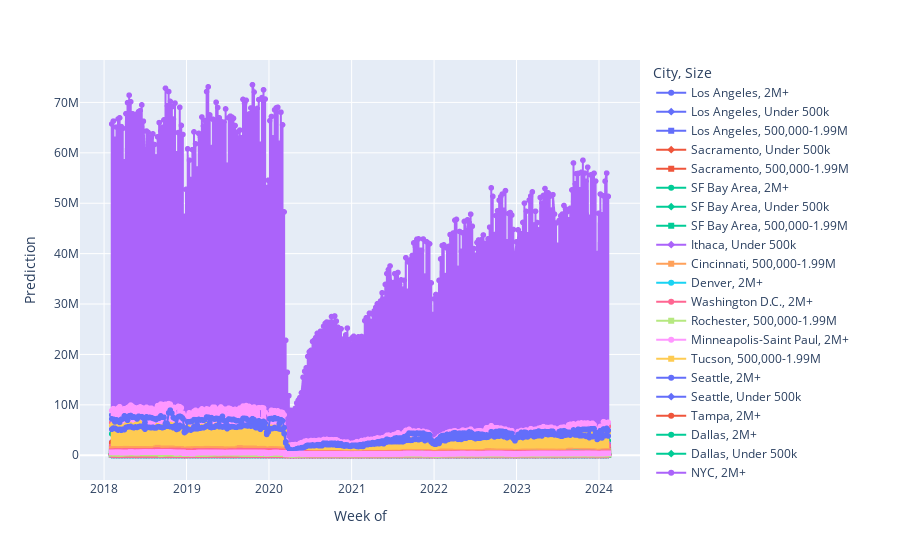

The notebook cell saved with this chart:
### Code cell
fig1 = px.line(data_upt, x="Week of", y="Prediction", color="City", symbol="Size")
fig1

### Figure 1 — Plotly figure (JSON) as saved in the notebook; plotly's stock layout.template omitted (floating-point values rounded to 4 significant figures; data arrays with more than 128 entries replaced by an {"elided": "..."} marker saying what was removed)
{"data": [{"hovertemplate": "City=Los Angeles<br>Size=2M+<br>Week of=%{x}<br>Prediction=%{y}<extra></extra>", "legendgroup": "Los Angeles, 2M+", "line": {"color": "#636efa", "dash": "solid"}, "marker": {"symbol": "circle"}, "mode": "lines+markers", "name": "Los Angeles, 2M+", "showlegend": true, "type": "scattergl", "x": {"elided": "3150 str values"}, "xaxis": "x", "y": {"elided": "3150 int values"}, "yaxis": "y"}, {"hovertemplate": "City=Los Angeles<br>Size=Under 500k<br>Week of=%{x}<br>Prediction=%{y}<extra></extra>", "legendgroup": "Los Angeles, Under 500k", "line": {"color": "#636efa", "dash": "solid"}, "marker": {"symbol": "diamond"}, "mode": "lines+markers", "name": "Los Angeles, Under 500k", "showlegend": true, "type": "scattergl", "x": {"elided": "315 str values"}, "xaxis": "x", "y": {"elided": "315 int values"}, "yaxis": "y"}, {"hovertemplate": "City=Los Angeles<br>Size=500,000-1.99M<br>Week of=%{x}<br>Prediction=%{y}<extra></extra>", "legendgroup": "Los Angeles, 500,000-1.99M", "line": {"color": "#636efa", "dash": "solid"}, "marker": {"symbol": "square"}, "mode": "lines+markers", "name": "Los Angeles, 500,000-1.99M", "showlegend": true, "type": "scattergl", "x": {"elided": "630 str values"}, "xaxis": "x", "y": {"elided": "630 int values"}, "yaxis": "y"}, {"hovertemplate": "City=Sacramento<br>Size=Under 500k<br>Week of=%{x}<br>Prediction=%{y}<extra></extra>", "legendgroup": "Sacramento, Under 500k", "line": {"color": "#EF553B", "dash": "solid"}, "marker": {"symbol": "diamond"}, "mode": "lines+markers", "name": "Sacramento, Under 500k", "showlegend": true, "type": "scattergl", "x": {"elided": "315 str values"}, "xaxis": "x", "y": {"elided": "315 int values"}, "yaxis": "y"}, {"hovertemplate": "City=Sacramento<br>Size=500,000-1.99M<br>Week of=%{x}<br>Prediction=%{y}<extra></extra>", "legendgroup": "Sacramento, 500,000-1.99M", "line": {"color": "#EF553B", "dash": "solid"}, "marker": {"symbol": "square"}, "mode": "lines+markers", "name": "Sacramento, 500,000-1.99M", "showlegend": true, "type": "scattergl", "x": {"elided": "630 str values"}, "xaxis": "x", "y": {"elided": "630 int values"}, "yaxis": "y"}, {"hovertemplate": "City=SF Bay Area<br>Size=2M+<br>Week of=%{x}<br>Prediction=%{y}<extra></extra>", "legendgroup": "SF Bay Area, 2M+", "line": {"color": "#00cc96", "dash": "solid"}, "marker": {"symbol": "circle"}, "mode": "lines+markers", "name": "SF Bay Area, 2M+", "showlegend": true, "type": "scattergl", "x": {"elided": "2205 str values"}, "xaxis": "x", "y": {"elided": "2205 int values"}, "yaxis": "y"}, {"hovertemplate": "City=SF Bay Area<br>Size=Under 500k<br>Week of=%{x}<br>Prediction=%{y}<extra></extra>", "legendgroup": "SF Bay Area, Under 500k", "line": {"color": "#00cc96", "dash": "solid"}, "marker": {"symbol": "diamond"}, "mode": "lines+markers", "name": "SF Bay Area, Under 500k", "showlegend": true, "type": "scattergl", "x": {"elided": "945 str values"}, "xaxis": "x", "y": {"elided": "945 int values"}, "yaxis": "y"}, {"hovertemplate": "City=SF Bay Area<br>Size=500,000-1.99M<br>Week of=%{x}<br>Prediction=%{y}<extra></extra>", "legendgroup": "SF Bay Area, 500,000-1.99M", "line": {"color": "#00cc96", "dash": "solid"}, "marker": {"symbol": "square"}, "mode": "lines+markers", "name": "SF Bay Area, 500,000-1.99M", "showlegend": true, "type": "scattergl", "x": {"elided": "945 str values"}, "xaxis": "x", "y": {"elided": "945 int values"}, "yaxis": "y"}, {"hovertemplate": "City=Ithaca<br>Size=Under 500k<br>Week of=%{x}<br>Prediction=%{y}<extra></extra>", "legendgroup": "Ithaca, Under 500k", "line": {"color": "#ab63fa", "dash": "solid"}, "marker": {"symbol": "diamond"}, "mode": "lines+markers", "name": "Ithaca, Under 500k", "showlegend": true, "type": "scattergl", "x": {"elided": "315 str values"}, "xaxis": "x", "y": {"elided": "315 int values"}, "yaxis": "y"}, {"hovertemplate": "City=Cincinnati<br>Size=500,000-1.99M<br>Week of=%{x}<br>Prediction=%{y}<extra></extra>", "legendgroup": "Cincinnati, 500,000-1.99M", "line": {"color": "#FFA15A", "dash": "solid"}, "marker": {"symbol": "square"}, "mode": "lines+markers", "name": "Cincinnati, 500,000-1.99M", "showlegend": true, "type": "scattergl", "x": {"elided": "630 str values"}, "xaxis": "x", "y": {"elided": "630 int values"}, "yaxis": "y"}, {"hovertemplate": "City=Denver<br>Size=2M+<br>Week of=%{x}<br>Prediction=%{y}<extra></extra>", "legendgroup": "Denver, 2M+", "line": {"color": "#19d3f3", "dash": "solid"}, "marker": {"symbol": "circle"}, "mode": "lines+markers", "name": "Denver, 2M+", "showlegend": true, "type": "scattergl", "x": {"elided": "315 str values"}, "xaxis": "x", "y": {"elided": "315 int values"}, "yaxis": "y"}, {"hovertemplate": "City=Washington D.C.<br>Size=2M+<br>Week of=%{x}<br>Prediction=%{y}<extra></extra>", "legendgroup": "Washington D.C., 2M+", "line": {"color": "#FF6692", "dash": "solid"}, "marker": {"symbol": "circle"}, "mode": "lines+markers", "name": "Washington D.C., 2M+", "showlegend": true, "type": "scattergl", "x": {"elided": "2835 str values"}, "xaxis": "x", "y": {"elided": "2835 int values"}, "yaxis": "y"}, {"hovertemplate": "City=Rochester<br>Size=500,000-1.99M<br>Week of=%{x}<br>Prediction=%{y}<extra></extra>", "legendgroup": "Rochester, 500,000-1.99M", "line": {"color": "#B6E880", "dash": "solid"}, "marker": {"symbol": "square"}, "mode": "lines+markers", "name": "Rochester, 500,000-1.99M", "showlegend": true, "type": "scattergl", "x": {"elided": "315 str values"}, "xaxis": "x", "y": {"elided": "315 int values"}, "yaxis": "y"}, {"hovertemplate": "City=Minneapolis-Saint Paul<br>Size=2M+<br>Week of=%{x}<br>Prediction=%{y}<extra></extra>", "legendgroup": "Minneapolis-Saint Paul, 2M+", "line": {"color": "#FF97FF", "dash": "solid"}, "marker": {"symbol": "circle"}, "mode": "lines+markers", "name": "Minneapolis-Saint Paul, 2M+", "showlegend": true, "type": "scattergl", "x": {"elided": "630 str values"}, "xaxis": "x", "y": {"elided": "630 int values"}, "yaxis": "y"}, {"hovertemplate": "City=Tucson<br>Size=500,000-1.99M<br>Week of=%{x}<br>Prediction=%{y}<extra></extra>", "legendgroup": "Tucson, 500,000-1.99M", "line": {"color": "#FECB52", "dash": "solid"}, "marker": {"symbol": "square"}, "mode": "lines+markers", "name": "Tucson, 500,000-1.99M", "showlegend": true, "type": "scattergl", "x": {"elided": "315 str values"}, "xaxis": "x", "y": {"elided": "315 int values"}, "yaxis": "y"}, {"hovertemplate": "City=Seattle<br>Size=2M+<br>Week of=%{x}<br>Prediction=%{y}<extra></extra>", "legendgroup": "Seattle, 2M+", "line": {"color": "#636efa", "dash": "solid"}, "marker": {"symbol": "circle"}, "mode": "lines+markers", "name": "Seattle, 2M+", "showlegend": true, "type": "scattergl", "x": {"elided": "1260 str values"}, "xaxis": "x", "y": {"elided": "1260 int values"}, "yaxis": "y"}, {"hovertemplate": "City=Seattle<br>Size=Under 500k<br>Week of=%{x}<br>Prediction=%{y}<extra></extra>", "legendgroup": "Seattle, Under 500k", "line": {"color": "#636efa", "dash": "solid"}, "marker": {"symbol": "diamond"}, "mode": "lines+markers", "name": "Seattle, Under 500k", "showlegend": true, "type": "scattergl", "x": {"elided": "315 str values"}, "xaxis": "x", "y": {"elided": "315 int values"}, "yaxis": "y"}, {"hovertemplate": "City=Tampa<br>Size=2M+<br>Week of=%{x}<br>Prediction=%{y}<extra></extra>", "legendgroup": "Tampa, 2M+", "line": {"color": "#EF553B", "dash": "solid"}, "marker": {"symbol": "circle"}, "mode": "lines+markers", "name": "Tampa, 2M+", "showlegend": true, "type": "scattergl", "x": {"elided": "630 str values"}, "xaxis": "x", "y": {"elided": "630 int values"}, "yaxis": "y"}, {"hovertemplate": "City=Dallas<br>Size=2M+<br>Week of=%{x}<br>Prediction=%{y}<extra></extra>", "legendgroup": "Dallas, 2M+", "line": {"color": "#00cc96", "dash": "solid"}, "marker": {"symbol": "circle"}, "mode": "lines+markers", "name": "Dallas, 2M+", "showlegend": true, "type": "scattergl", "x": {"elided": "630 str values"}, "xaxis": "x", "y": {"elided": "630 int values"}, "yaxis": "y"}, {"hovertemplate": "City=Dallas<br>Size=Under 500k<br>Week of=%{x}<br>Prediction=%{y}<extra></extra>", "legendgroup": "Dallas, Under 500k", "line": {"color": "#00cc96", "dash": "solid"}, "marker": {"symbol": "diamond"}, "mode": "lines+markers", "name": "Dallas, Under 500k", "showlegend": true, "type": "scattergl", "x": {"elided": "315 str values"}, "xaxis": "x", "y": {"elided": "315 int values"}, "yaxis": "y"}, {"hovertemplate": "City=NYC<br>Size=2M+<br>Week of=%{x}<br>Prediction=%{y}<extra></extra>", "legendgroup": "NYC, 2M+", "line": {"color": "#ab63fa", "dash": "solid"}, "marker": {"symbol": "circle"}, "mode": "lines+markers", "name": "NYC, 2M+", "showlegend": true, "type": "scattergl", "x": {"elided": "1890 str values"}, "xaxis": "x", "y": {"elided": "1890 int values"}, "yaxis": "y"}, {"hovertemplate": "City=Orlando<br>Size=500,000-1.99M<br>Week of=%{x}<br>Prediction=%{y}<extra></extra>", "legendgroup": "Orlando, 500,000-1.99M", "line": {"color": "#FFA15A", "dash": "solid"}, "marker": {"symbol": "square"}, "mode": "lines+markers", "name": "Orlando, 500,000-1.99M", "showlegend": true, "type": "scattergl", "x": {"elided": "630 str values"}, "xaxis": "x", "y": {"elided": "630 int values"}, "yaxis": "y"}, {"hovertemplate": "City=Phoenix<br>Size=2M+<br>Week of=%{x}<br>Prediction=%{y}<extra></extra>", "legendgroup": "Phoenix, 2M+", "line": {"color": "#19d3f3", "dash": "solid"}, "marker": {"symbol": "circle"}, "mode": "lines+markers", "name": "Phoenix, 2M+", "showlegend": true, "type": "scattergl", "x": {"elided": "315 str values"}, "xaxis": "x", "y": {"elided": "315 int values"}, "yaxis": "y"}, {"hovertemplate": "City=Santa Cruz<br>Size=Under 500k<br>Week of=%{x}<br>Prediction=%{y}<extra></extra>", "legendgroup": "Santa Cruz, Under 500k", "line": {"color": "#FF6692", "dash": "solid"}, "marker": {"symbol": "diamond"}, "mode": "lines+markers", "name": "Santa Cruz, Under 500k", "showlegend": true, "type": "scattergl", "x": {"elided": "315 str values"}, "xaxis": "x", "y": {"elided": "315 int values"}, "yaxis": "y"}, {"hovertemplate": "City=Raleigh<br>Size=Under 500k<br>Week of=%{x}<br>Prediction=%{y}<extra></extra>", "legendgroup": "Raleigh, Under 500k", "line": {"color": "#B6E880", "dash": "solid"}, "marker": {"symbol": "diamond"}, "mode": "lines+markers", "name": "Raleigh, Under 500k", "showlegend": true, "type": "scattergl", "x": {"elided": "630 str values"}, "xaxis": "x", "y": {"elided": "630 int values"}, "yaxis": "y"}, {"hovertemplate": "City=Raleigh<br>Size=500,000-1.99M<br>Week of=%{x}<br>Prediction=%{y}<extra></extra>", "legendgroup": "Raleigh, 500,000-1.99M", "line": {"color": "#B6E880", "dash": "solid"}, "marker": {"symbol": "square"}, "mode": "lines+markers", "name": "Raleigh, 500,000-1.99M", "showlegend": true, "type": "scattergl", "x": {"elided": "315 str values"}, "xaxis": "x", "y": {"elided": "315 int values"}, "yaxis": "y"}, {"hovertemplate": "City=Albany<br>Size=500,000-1.99M<br>Week of=%{x}<br>Prediction=%{y}<extra></extra>", "legendgroup": "Albany, 500,000-1.99M", "line": {"color": "#FF97FF", "dash": "solid"}, "marker": {"symbol": "square"}, "mode": "lines+markers", "name": "Albany, 500,000-1.99M", "showlegend": true, "type": "scattergl", "x": {"elided": "315 str values"}, "xaxis": "x", "y": {"elided": "315 int values"}, "yaxis": "y"}, {"hovertemplate": "City=Salt Lake City<br>Size=500,000-1.99M<br>Week of=%{x}<br>Prediction=%{y}<extra></extra>", "legendgroup": "Salt Lake City, 500,000-1.99M", "line": {"color": "#FECB52", "dash": "solid"}, "marker": {"symbol": "square"}, "mode": "lines+markers", "name": "Salt Lake City, 500,000-1.99M", "showlegend": true, "type": "scattergl", "x": {"elided": "315 str values"}, "xaxis": "x", "y": {"elided": "315 int values"}, "yaxis": "y"}, {"hovertemplate": "City=Las Vegas<br>Size=500,000-1.99M<br>Week of=%{x}<br>Prediction=%{y}<extra></extra>", "legendgroup": "Las Vegas, 500,000-1.99M", "line": {"color": "#636efa", "dash": "solid"}, "marker": {"symbol": "square"}, "mode": "lines+markers", "name": "Las Vegas, 500,000-1.99M", "showlegend": true, "type": "scattergl", "x": {"elided": "315 str values"}, "xaxis": "x", "y": {"elided": "315 int values"}, "yaxis": "y"}, {"hovertemplate": "City=St. Louis<br>Size=2M+<br>Week of=%{x}<br>Prediction=%{y}<extra></extra>", "legendgroup": "St. Louis, 2M+", "line": {"color": "#EF553B", "dash": "solid"}, "marker": {"symbol": "circle"}, "mode": "lines+markers", "name": "St. Louis, 2M+", "showlegend": true, "type": "scattergl", "x": {"elided": "630 str values"}, "xaxis": "x", "y": {"elided": "630 int values"}, "yaxis": "y"}, {"hovertemplate": "City=Jacksonville<br>Size=500,000-1.99M<br>Week of=%{x}<br>Prediction=%{y}<extra></extra>", "legendgroup": "Jacksonville, 500,000-1.99M", "line": {"color": "#00cc96", "dash": "solid"}, "marker": {"symbol": "square"}, "mode": "lines+markers", "name": "Jacksonville, 500,000-1.99M", "showlegend": true, "type": "scattergl", "x": {"elided": "315 str values"}, "xaxis": "x", "y": {"elided": "315 int values"}, "yaxis": "y"}, {"hovertemplate": "City=Spokane<br>Size=Under 500k<br>Week of=%{x}<br>Prediction=%{y}<extra></extra>", "legendgroup": "Spokane, Under 500k", "line": {"color": "#ab63fa", "dash": "solid"}, "marker": {"symbol": "diamond"}, "mode": "lines+markers", "name": "Spokane, Under 500k", "showlegend": true, "type": "scattergl", "x": {"elided": "315 str values"}, "xaxis": "x", "y": {"elided": "315 int values"}, "yaxis": "y"}, {"hovertemplate": "City=Buffalo<br>Size=500,000-1.99M<br>Week of=%{x}<br>Prediction=%{y}<extra></extra>", "legendgroup": "Buffalo, 500,000-1.99M", "line": {"color": "#FFA15A", "dash": "solid"}, "marker": {"symbol": "square"}, "mode": "lines+markers", "name": "Buffalo, 500,000-1.99M", "showlegend": true, "type": "scattergl", "x": {"elided": "315 str values"}, "xaxis": "x", "y": {"elided": "315 int values"}, "yaxis": "y"}, {"hovertemplate": "City=Miami<br>Size=2M+<br>Week of=%{x}<br>Prediction=%{y}<extra></extra>", "legendgroup": "Miami, 2M+", "line": {"color": "#19d3f3", "dash": "solid"}, "marker": {"symbol": "circle"}, "mode": "lines+markers", "name": "Miami, 2M+", "showlegend": true, "type": "scattergl", "x": {"elided": "1260 str values"}, "xaxis": "x", "y": {"elided": "1260 int values"}, "yaxis": "y"}, {"hovertemplate": "City=Portland<br>Size=500,000-1.99M<br>Week of=%{x}<br>Prediction=%{y}<extra></extra>", "legendgroup": "Portland, 500,000-1.99M", "line": {"color": "#FF6692", "dash": "solid"}, "marker": {"symbol": "square"}, "mode": "lines+markers", "name": "Portland, 500,000-1.99M", "showlegend": true, "type": "scattergl", "x": {"elided": "315 str values"}, "xaxis": "x", "y": {"elided": "315 int values"}, "yaxis": "y"}, {"hovertemplate": "City=Modesto<br>Size=Under 500k<br>Week of=%{x}<br>Prediction=%{y}<extra></extra>", "legendgroup": "Modesto, Under 500k", "line": {"color": "#B6E880", "dash": "solid"}, "marker": {"symbol": "diamond"}, "mode": "lines+markers", "name": "Modesto, Under 500k", "showlegend": true, "type": "scattergl", "x": {"elided": "315 str values"}, "xaxis": "x", "y": {"elided": "315 int values"}, "yaxis": "y"}, {"hovertemplate": "City=Chicago<br>Size=2M+<br>Week of=%{x}<br>Prediction=%{y}<extra></extra>", "legendgroup": "Chicago, 2M+", "line": {"color": "#FF97FF", "dash": "solid"}, "marker": {"symbol": "circle"}, "mode": "lines+markers", "name": "Chicago, 2M+", "showlegend": true, "type": "scattergl", "x": {"elided": "945 str values"}, "xaxis": "x", "y": {"elided": "945 int values"}, "yaxis": "y"}, {"hovertemplate": "City=Delaware<br>Size=2M+<br>Week of=%{x}<br>Prediction=%{y}<extra></extra>", "legendgroup": "Delaware, 2M+", "line": {"color": "#FECB52", "dash": "solid"}, "marker": {"symbol": "circle"}, "mode": "lines+markers", "name": "Delaware, 2M+", "showlegend": true, "type": "scattergl", "x": {"elided": "315 str values"}, "xaxis": "x", "y": {"elided": "315 int values"}, "yaxis": "y"}, {"hovertemplate": "City=Stockton<br>Size=Under 500k<br>Week of=%{x}<br>Prediction=%{y}<extra></extra>", "legendgroup": "Stockton, Under 500k", "line": {"color": "#636efa", "dash": "solid"}, "marker": {"symbol": "diamond"}, "mode": "lines+markers", "name": "Stockton, Under 500k", "showlegend": true, "type": "scattergl", "x": {"elided": "315 str values"}, "xaxis": "x", "y": {"elided": "315 int values"}, "yaxis": "y"}, {"hovertemplate": "City=Atlanta<br>Size=2M+<br>Week of=%{x}<br>Prediction=%{y}<extra></extra>", "legendgroup": "Atlanta, 2M+", "line": {"color": "#EF553B", "dash": "solid"}, "marker": {"symbol": "circle"}, "mode": "lines+markers", "name": "Atlanta, 2M+", "showlegend": true, "type": "scattergl", "x": {"elided": "315 str values"}, "xaxis": "x", "y": {"elided": "315 int values"}, "yaxis": "y"}, {"hovertemplate": "City=Louisville<br>Size=500,000-1.99M<br>Week of=%{x}<br>Prediction=%{y}<extra></extra>", "legendgroup": "Louisville, 500,000-1.99M", "line": {"color": "#00cc96", "dash": "solid"}, "marker": {"symbol": "square"}, "mode": "lines+markers", "name": "Louisville, 500,000-1.99M", "showlegend": true, "type": "scattergl", "x": {"elided": "315 str values"}, "xaxis": "x", "y": {"elided": "315 int values"}, "yaxis": "y"}, {"hovertemplate": "City=Richmond<br>Size=500,000-1.99M<br>Week of=%{x}<br>Prediction=%{y}<extra></extra>", "legendgroup": "Richmond, 500,000-1.99M", "line": {"color": "#ab63fa", "dash": "solid"}, "marker": {"symbol": "square"}, "mode": "lines+markers", "name": "Richmond, 500,000-1.99M", "showlegend": true, "type": "scattergl", "x": {"elided": "315 str values"}, "xaxis": "x", "y": {"elided": "315 int values"}, "yaxis": "y"}, {"hovertemplate": "City=Dayton<br>Size=500,000-1.99M<br>Week of=%{x}<br>Prediction=%{y}<extra></extra>", "legendgroup": "Dayton, 500,000-1.99M", "line": {"color": "#FFA15A", "dash": "solid"}, "marker": {"symbol": "square"}, "mode": "lines+markers", "name": "Dayton, 500,000-1.99M", "showlegend": true, "type": "scattergl", "x": {"elided": "315 str values"}, "xaxis": "x", "y": {"elided": "315 int values"}, "yaxis": "y"}, {"hovertemplate": "City=Nashville<br>Size=500,000-1.99M<br>Week of=%{x}<br>Prediction=%{y}<extra></extra>", "legendgroup": "Nashville, 500,000-1.99M", "line": {"color": "#19d3f3", "dash": "solid"}, "marker": {"symbol": "square"}, "mode": "lines+markers", "name": "Nashville, 500,000-1.99M", "showlegend": true, "type": "scattergl", "x": {"elided": "315 str values"}, "xaxis": "x", "y": {"elided": "315 int values"}, "yaxis": "y"}, {"hovertemplate": "City=Indianapolis<br>Size=500,000-1.99M<br>Week of=%{x}<br>Prediction=%{y}<extra></extra>", "legendgroup": "Indianapolis, 500,000-1.99M", "line": {"color": "#FF6692", "dash": "solid"}, "marker": {"symbol": "square"}, "mode": "lines+markers", "name": "Indianapolis, 500,000-1.99M", "showlegend": true, "type": "scattergl", "x": {"elided": "315 str values"}, "xaxis": "x", "y": {"elided": "315 int values"}, "yaxis": "y"}, {"hovertemplate": "City=Charlotte<br>Size=500,000-1.99M<br>Week of=%{x}<br>Prediction=%{y}<extra></extra>", "legendgroup": "Charlotte, 500,000-1.99M", "line": {"color": "#B6E880", "dash": "solid"}, "marker": {"symbol": "square"}, "mode": "lines+markers", "name": "Charlotte, 500,000-1.99M", "showlegend": true, "type": "scattergl", "x": {"elided": "315 str values"}, "xaxis": "x", "y": {"elided": "315 int values"}, "yaxis": "y"}, {"hovertemplate": "City=Providence<br>Size=Under 500k<br>Week of=%{x}<br>Prediction=%{y}<extra></extra>", "legendgroup": "Providence, Under 500k", "line": {"color": "#FF97FF", "dash": "solid"}, "marker": {"symbol": "diamond"}, "mode": "lines+markers", "name": "Providence, Under 500k", "showlegend": true, "type": "scattergl", "x": {"elided": "315 str values"}, "xaxis": "x", "y": {"elided": "315 int values"}, "yaxis": "y"}, {"hovertemplate": "City=Reno<br>Size=Under 500k<br>Week of=%{x}<br>Prediction=%{y}<extra></extra>", "legendgroup": "Reno, Under 500k", "line": {"color": "#FECB52", "dash": "solid"}, "marker": {"symbol": "diamond"}, "mode": "lines+markers", "name": "Reno, Under 500k", "showlegend": true, "type": "scattergl", "x": {"elided": "315 str values"}, "xaxis": "x", "y": {"elided": "315 int values"}, "yaxis": "y"}, {"hovertemplate": "City=Cleveland<br>Size=500,000-1.99M<br>Week of=%{x}<br>Prediction=%{y}<extra></extra>", "legendgroup": "Cleveland, 500,000-1.99M", "line": {"color": "#636efa", "dash": "solid"}, "marker": {"symbol": "square"}, "mode": "lines+markers", "name": "Cleveland, 500,000-1.99M", "showlegend": true, "type": "scattergl", "x": {"elided": "945 str values"}, "xaxis": "x", "y": {"elided": "945 int values"}, "yaxis": "y"}, {"hovertemplate": "City=San Diego<br>Size=2M+<br>Week of=%{x}<br>Prediction=%{y}<extra></extra>", "legendgroup": "San Diego, 2M+", "line": {"color": "#EF553B", "dash": "solid"}, "marker": {"symbol": "circle"}, "mode": "lines+markers", "name": "San Diego, 2M+", "showlegend": true, "type": "scattergl", "x": {"elided": "630 str values"}, "xaxis": "x", "y": {"elided": "630 int values"}, "yaxis": "y"}, {"hovertemplate": "City=Detroit<br>Size=2M+<br>Week of=%{x}<br>Prediction=%{y}<extra></extra>", "legendgroup": "Detroit, 2M+", "line": {"color": "#00cc96", "dash": "solid"}, "marker": {"symbol": "circle"}, "mode": "lines+markers", "name": "Detroit, 2M+", "showlegend": true, "type": "scattergl", "x": {"elided": "630 str values"}, "xaxis": "x", "y": {"elided": "630 int values"}, "yaxis": "y"}, {"hovertemplate": "City=Oahu<br>Size=500,000-1.99M<br>Week of=%{x}<br>Prediction=%{y}<extra></extra>", "legendgroup": "Oahu, 500,000-1.99M", "line": {"color": "#ab63fa", "dash": "solid"}, "marker": {"symbol": "square"}, "mode": "lines+markers", "name": "Oahu, 500,000-1.99M", "showlegend": true, "type": "scattergl", "x": {"elided": "315 str values"}, "xaxis": "x", "y": {"elided": "315 int values"}, "yaxis": "y"}, {"hovertemplate": "City=New Orleans<br>Size=500,000-1.99M<br>Week of=%{x}<br>Prediction=%{y}<extra></extra>", "legendgroup": "New Orleans, 500,000-1.99M", "line": {"color": "#FFA15A", "dash": "solid"}, "marker": {"symbol": "square"}, "mode": "lines+markers", "name": "New Orleans, 500,000-1.99M", "showlegend": true, "type": "scattergl", "x": {"elided": "315 str values"}, "xaxis": "x", "y": {"elided": "315 int values"}, "yaxis": "y"}, {"hovertemplate": "City=Baltimore<br>Size=2M+<br>Week of=%{x}<br>Prediction=%{y}<extra></extra>", "legendgroup": "Baltimore, 2M+", "line": {"color": "#19d3f3", "dash": "solid"}, "marker": {"symbol": "circle"}, "mode": "lines+markers", "name": "Baltimore, 2M+", "showlegend": true, "type": "scattergl", "x": {"elided": "315 str values"}, "xaxis": "x", "y": {"elided": "315 int values"}, "yaxis": "y"}, {"hovertemplate": "City=Houston<br>Size=2M+<br>Week of=%{x}<br>Prediction=%{y}<extra></extra>", "legendgroup": "Houston, 2M+", "line": {"color": "#FF6692", "dash": "solid"}, "marker": {"symbol": "circle"}, "mode": "lines+markers", "name": "Houston, 2M+", "showlegend": true, "type": "scattergl", "x": {"elided": "315 str values"}, "xaxis": "x", "y": {"elided": "315 int values"}, "yaxis": "y"}, {"hovertemplate": "City=Columbus<br>Size=500,000-1.99M<br>Week of=%{x}<br>Prediction=%{y}<extra></extra>", "legendgroup": "Columbus, 500,000-1.99M", "line": {"color": "#B6E880", "dash": "solid"}, "marker": {"symbol": "square"}, "mode": "lines+markers", "name": "Columbus, 500,000-1.99M", "showlegend": true, "type": "scattergl", "x": {"elided": "315 str values"}, "xaxis": "x", "y": {"elided": "315 int values"}, "yaxis": "y"}, {"hovertemplate": "City=Champaign-Urbana<br>Size=Under 500k<br>Week of=%{x}<br>Prediction=%{y}<extra></extra>", "legendgroup": "Champaign-Urbana, Under 500k", "line": {"color": "#FF97FF", "dash": "solid"}, "marker": {"symbol": "diamond"}, "mode": "lines+markers", "name": "Champaign-Urbana, Under 500k", "showlegend": true, "type": "scattergl", "x": {"elided": "315 str values"}, "xaxis": "x", "y": {"elided": "315 int values"}, "yaxis": "y"}, {"hovertemplate": "City=Philadelphia<br>Size=2M+<br>Week of=%{x}<br>Prediction=%{y}<extra></extra>", "legendgroup": "Philadelphia, 2M+", "line": {"color": "#FECB52", "dash": "solid"}, "marker": {"symbol": "circle"}, "mode": "lines+markers", "name": "Philadelphia, 2M+", "showlegend": true, "type": "scattergl", "x": {"elided": "630 str values"}, "xaxis": "x", "y": {"elided": "630 int values"}, "yaxis": "y"}, {"hovertemplate": "City=Boston<br>Size=2M+<br>Week of=%{x}<br>Prediction=%{y}<extra></extra>", "legendgroup": "Boston, 2M+", "line": {"color": "#636efa", "dash": "solid"}, "marker": {"symbol": "circle"}, "mode": "lines+markers", "name": "Boston, 2M+", "showlegend": true, "type": "scattergl", "x": {"elided": "315 str values"}, "xaxis": "x", "y": {"elided": "315 int values"}, "yaxis": "y"}, {"hovertemplate": "City=Eugene<br>Size=Under 500k<br>Week of=%{x}<br>Prediction=%{y}<extra></extra>", "legendgroup": "Eugene, Under 500k", "line": {"color": "#EF553B", "dash": "solid"}, "marker": {"symbol": "diamond"}, "mode": "lines+markers", "name": "Eugene, Under 500k", "showlegend": true, "type": "scattergl", "x": {"elided": "315 str values"}, "xaxis": "x", "y": {"elided": "315 int values"}, "yaxis": "y"}, {"hovertemplate": "City=Madison<br>Size=Under 500k<br>Week of=%{x}<br>Prediction=%{y}<extra></extra>", "legendgroup": "Madison, Under 500k", "line": {"color": "#00cc96", "dash": "solid"}, "marker": {"symbol": "diamond"}, "mode": "lines+markers", "name": "Madison, Under 500k", "showlegend": true, "type": "scattergl", "x": {"elided": "315 str values"}, "xaxis": "x", "y": {"elided": "315 int values"}, "yaxis": "y"}, {"hovertemplate": "City=Lexington<br>Size=Under 500k<br>Week of=%{x}<br>Prediction=%{y}<extra></extra>", "legendgroup": "Lexington, Under 500k", "line": {"color": "#ab63fa", "dash": "solid"}, "marker": {"symbol": "diamond"}, "mode": "lines+markers", "name": "Lexington, Under 500k", "showlegend": true, "type": "scattergl", "x": {"elided": "315 str values"}, "xaxis": "x", "y": {"elided": "315 int values"}, "yaxis": "y"}, {"hovertemplate": "City=Pittsburgh<br>Size=500,000-1.99M<br>Week of=%{x}<br>Prediction=%{y}<extra></extra>", "legendgroup": "Pittsburgh, 500,000-1.99M", "line": {"color": "#FFA15A", "dash": "solid"}, "marker": {"symbol": "square"}, "mode": "lines+markers", "name": "Pittsburgh, 500,000-1.99M", "showlegend": true, "type": "scattergl", "x": {"elided": "315 str values"}, "xaxis": "x", "y": {"elided": "315 int values"}, "yaxis": "y"}, {"hovertemplate": "City=Austin<br>Size=500,000-1.99M<br>Week of=%{x}<br>Prediction=%{y}<extra></extra>", "legendgroup": "Austin, 500,000-1.99M", "line": {"color": "#19d3f3", "dash": "solid"}, "marker": {"symbol": "square"}, "mode": "lines+markers", "name": "Austin, 500,000-1.99M", "showlegend": true, "type": "scattergl", "x": {"elided": "315 str values"}, "xaxis": "x", "y": {"elided": "315 int values"}, "yaxis": "y"}, {"hovertemplate": "City=San Antonio<br>Size=500,000-1.99M<br>Week of=%{x}<br>Prediction=%{y}<extra></extra>", "legendgroup": "San Antonio, 500,000-1.99M", "line": {"color": "#FF6692", "dash": "solid"}, "marker": {"symbol": "square"}, "mode": "lines+markers", "name": "San Antonio, 500,000-1.99M", "showlegend": true, "type": "scattergl", "x": {"elided": "315 str values"}, "xaxis": "x", "y": {"elided": "315 int values"}, "yaxis": "y"}, {"hovertemplate": "City=Grand Rapids<br>Size=500,000-1.99M<br>Week of=%{x}<br>Prediction=%{y}<extra></extra>", "legendgroup": "Grand Rapids, 500,000-1.99M", "line": {"color": "#B6E880", "dash": "solid"}, "marker": {"symbol": "square"}, "mode": "lines+markers", "name": "Grand Rapids, 500,000-1.99M", "showlegend": true, "type": "scattergl", "x": {"elided": "315 str values"}, "xaxis": "x", "y": {"elided": "315 int values"}, "yaxis": "y"}, {"hovertemplate": "City=Charleston<br>Size=500,000-1.99M<br>Week of=%{x}<br>Prediction=%{y}<extra></extra>", "legendgroup": "Charleston, 500,000-1.99M", "line": {"color": "#FF97FF", "dash": "solid"}, "marker": {"symbol": "square"}, "mode": "lines+markers", "name": "Charleston, 500,000-1.99M", "showlegend": true, "type": "scattergl", "x": {"elided": "315 str values"}, "xaxis": "x", "y": {"elided": "315 int values"}, "yaxis": "y"}, {"hovertemplate": "City=Ann Arbor<br>Size=Under 500k<br>Week of=%{x}<br>Prediction=%{y}<extra></extra>", "legendgroup": "Ann Arbor, Under 500k", "line": {"color": "#FECB52", "dash": "solid"}, "marker": {"symbol": "diamond"}, "mode": "lines+markers", "name": "Ann Arbor, Under 500k", "showlegend": true, "type": "scattergl", "x": {"elided": "315 str values"}, "xaxis": "x", "y": {"elided": "315 int values"}, "yaxis": "y"}, {"hovertemplate": "City=New Jersey<br>Size=2M+<br>Week of=%{x}<br>Prediction=%{y}<extra></extra>", "legendgroup": "New Jersey, 2M+", "line": {"color": "#636efa", "dash": "solid"}, "marker": {"symbol": "circle"}, "mode": "lines+markers", "name": "New Jersey, 2M+", "showlegend": true, "type": "scattergl", "x": {"elided": "315 str values"}, "xaxis": "x", "y": {"elided": "315 int values"}, "yaxis": "y"}, {"hovertemplate": "City=Kansas City<br>Size=500,000-1.99M<br>Week of=%{x}<br>Prediction=%{y}<extra></extra>", "legendgroup": "Kansas City, 500,000-1.99M", "line": {"color": "#EF553B", "dash": "solid"}, "marker": {"symbol": "square"}, "mode": "lines+markers", "name": "Kansas City, 500,000-1.99M", "showlegend": true, "type": "scattergl", "x": {"elided": "315 str values"}, "xaxis": "x", "y": {"elided": "315 int values"}, "yaxis": "y"}, {"hovertemplate": "City=Fort Myers<br>Size=500,000-1.99M<br>Week of=%{x}<br>Prediction=%{y}<extra></extra>", "legendgroup": "Fort Myers, 500,000-1.99M", "line": {"color": "#00cc96", "dash": "solid"}, "marker": {"symbol": "square"}, "mode": "lines+markers", "name": "Fort Myers, 500,000-1.99M", "showlegend": true, "type": "scattergl", "x": {"elided": "315 str values"}, "xaxis": "x", "y": {"elided": "315 int values"}, "yaxis": "y"}, {"hovertemplate": "City=Salem-Keizer<br>Size=Under 500k<br>Week of=%{x}<br>Prediction=%{y}<extra></extra>", "legendgroup": "Salem-Keizer, Under 500k", "line": {"color": "#ab63fa", "dash": "solid"}, "marker": {"symbol": "diamond"}, "mode": "lines+markers", "name": "Salem-Keizer, Under 500k", "showlegend": true, "type": "scattergl", "x": {"elided": "315 str values"}, "xaxis": "x", "y": {"elided": "315 int values"}, "yaxis": "y"}, {"hovertemplate": "City=Vancouver<br>Size=500,000-1.99M<br>Week of=%{x}<br>Prediction=%{y}<extra></extra>", "legendgroup": "Vancouver, 500,000-1.99M", "line": {"color": "#FFA15A", "dash": "solid"}, "marker": {"symbol": "square"}, "mode": "lines+markers", "name": "Vancouver, 500,000-1.99M", "showlegend": true, "type": "scattergl", "x": {"elided": "315 str values"}, "xaxis": "x", "y": {"elided": "315 int values"}, "yaxis": "y"}, {"hovertemplate": "City=Ventura County<br>Size=Under 500k<br>Week of=%{x}<br>Prediction=%{y}<extra></extra>", "legendgroup": "Ventura County, Under 500k", "line": {"color": "#19d3f3", "dash": "solid"}, "marker": {"symbol": "diamond"}, "mode": "lines+markers", "name": "Ventura County, Under 500k", "showlegend": true, "type": "scattergl", "x": {"elided": "315 str values"}, "xaxis": "x", "y": {"elided": "315 int values"}, "yaxis": "y"}, {"hovertemplate": "City=Monterey<br>Size=Under 500k<br>Week of=%{x}<br>Prediction=%{y}<extra></extra>", "legendgroup": "Monterey, Under 500k", "line": {"color": "#FF6692", "dash": "solid"}, "marker": {"symbol": "diamond"}, "mode": "lines+markers", "name": "Monterey, Under 500k", "showlegend": true, "type": "scattergl", "x": {"elided": "315 str values"}, "xaxis": "x", "y": {"elided": "315 int values"}, "yaxis": "y"}, {"hovertemplate": "City=Hampton Roads<br>Size=500,000-1.99M<br>Week of=%{x}<br>Prediction=%{y}<extra></extra>", "legendgroup": "Hampton Roads, 500,000-1.99M", "line": {"color": "#B6E880", "dash": "solid"}, "marker": {"symbol": "square"}, "mode": "lines+markers", "name": "Hampton Roads, 500,000-1.99M", "showlegend": true, "type": "scattergl", "x": {"elided": "315 str values"}, "xaxis": "x", "y": {"elided": "315 int values"}, "yaxis": "y"}, {"hovertemplate": "City=Milwaukee County<br>Size=500,000-1.99M<br>Week of=%{x}<br>Prediction=%{y}<extra></extra>", "legendgroup": "Milwaukee County, 500,000-1.99M", "line": {"color": "#FF97FF", "dash": "solid"}, "marker": {"symbol": "square"}, "mode": "lines+markers", "name": "Milwaukee County, 500,000-1.99M", "showlegend": true, "type": "scattergl", "x": {"elided": "315 str values"}, "xaxis": "x", "y": {"elided": "315 int values"}, "yaxis": "y"}], "layout": {"legend": {"title": {"text": "City, Size"}, "tracegroupgap": 0}, "margin": {"t": 60}, "xaxis": {"anchor": "y", "domain": [0, 1], "title": {"text": "Week of"}}, "yaxis": {"anchor": "x", "domain": [0, 1], "title": {"text": "Prediction"}}}}
